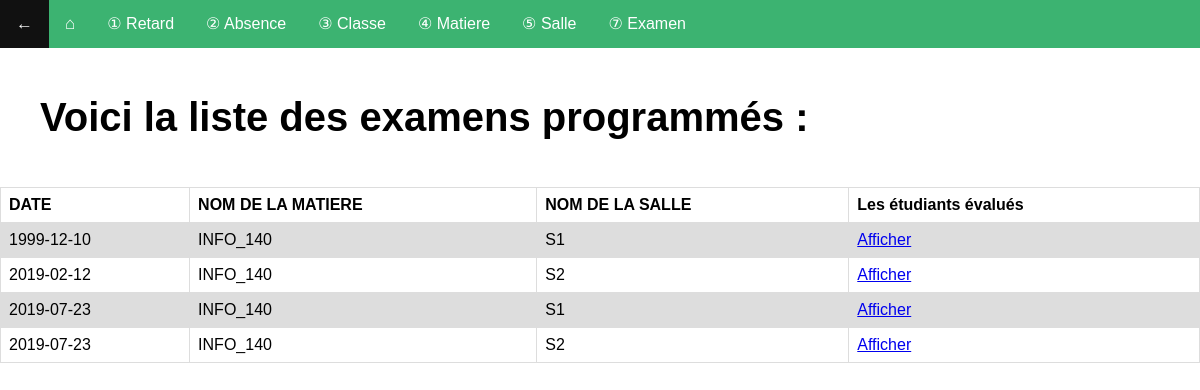
The page /examenlist.php (signed in) on the database its author committed.
### tables this page shows
CREATE TABLE IF NOT EXISTS `a_examen` (
  `ex_id` int(11) NOT NULL AUTO_INCREMENT,
  `el_id` int(11) DEFAULT NULL,
  `ex_date` date DEFAULT NULL,
  `ex_note` int(3) DEFAULT NULL,
  `sa_id` int(11) DEFAULT NULL,
  `mat_id` int(11) DEFAULT NULL,
  PRIMARY KEY (`ex_id`),
  KEY `el_id` (`el_id`),
  KEY `sa_id` (`sa_id`),
  KEY `mat_id` (`mat_id`)
);

CREATE TABLE IF NOT EXISTS `t_matiere` (
  `mat_id` int(11) NOT NULL AUTO_INCREMENT,
  `mat_nom` varchar(30) DEFAULT NULL,
  `mat_prof` varchar(60) DEFAULT NULL,
  PRIMARY KEY (`mat_id`)
);

CREATE TABLE IF NOT EXISTS `t_salle` (
  `sa_id` int(11) NOT NULL AUTO_INCREMENT,
  `sa_nom` varchar(10) DEFAULT NULL,
  PRIMARY KEY (`sa_id`)
);

### examenlist.php (the view, shortened to what this page needs)
<!DOCTYPE html>
<html>
<head>
    <link rel="stylesheet" type="text/css" href="style.css">
</head>
<body>
	<span>
        <ul style="background-color: MediumSeaGreen; list-style-type: none; overflow: hidden;">
            <li style="float: left; font-size: 17px"><a href='accueil.php'>←</a></li>
            <li style="float: left; font-size: 17px; "><a href='gestion.php'>⌂</a></li>
            <li style="float: left;"><a href='retardlist.php'> ① Retard</a></li>
            <li style="float: left;"><a href='absencelist.php'> ② Absence</a></li>
            <li style="float: left;"><a href='classelist.php'> ③ Classe</a></li>
            <li style="float: left;"><a href='matierelist.php'> ④ Matiere</a></li>
            <li style="float: left;"><a href='sallelist.php'> ⑤ Salle</a></li>
            <li style="float: left;"><a href='examenlist.php'> ⑦ Examen</a></li>
        </ul>
    </span>
<?php
echo "<h1><div><span>Voici la liste des examens programmés :</span></h1>";
?>
	<?php
		require_once("conn.php");
		$req = "select ex.ex_id as examen,ex.ex_date as date, mat.mat_nom as matiere, sa.sa_nom as salle from t_matiere mat inner join (a_examen ex inner join t_salle sa on ex.sa_id = sa.sa_id) on mat.mat_id = ex.mat_id group by date,matiere, salle;";
		$resultat = mysqli_query($conn,$req) or die(mysql_error());
 	?>
 	<table>
 		<tr>
 			<th>DATE</th>
 			<th>NOM DE LA MATIERE</th>
 			<th>NOM DE LA SALLE</th>
            <th>Les étudiants évalués</th>
 		</tr>
 		<?php  while ($salle = mysqli_fetch_assoc($resultat))  {  ?>
 		<tr>
 			<td><?php echo ($salle['date']); ?></td>
 			<td><?php echo ($salle['matiere']); ?></td>
            <td><?php echo ($salle['salle']); ?></td>
 			<td><span><a href="traitement13.php?code=<?php echo ($salle['examen']); ?>">Afficher</a></span></td>
 		</tr>
<?php } ?>
 	</table>
<?php
	echo "<br><br><br></br></br></br>";
 ?>
</body>
</html>

### style.css (style rules this page uses)
body { margin: 0; font-family: sans-serif; background: transparent; background-color: transparent; }
h1 { padding right: 40px; font-size: 40px; }
table { font-family: arial, sans-serif; border-collapse: collapse; width: 100%; text-align: left; }
td, th { border: 1px solid #dddddd; text-align: left; padding: 8px; }
tr:nth-child(even) { background-color: #dddddd; }
div { background-color: transparent; padding: 20px; padding-left: 40px; }
ul { list-style-type: none; margin: 0; padding: 0; overflow: hidden; background-color: #333; }
li { float: left; }
li a { display: block; color: white; text-align: center; padding: 14px 16px; text-decoration: none; }

### rows shown on the page
a_examen: ex_date "1999-12-10", mat.mat_nom "INFO_140", sa.sa_nom "S1"
a_examen: ex_date "2019-02-12", mat.mat_nom "INFO_140", sa.sa_nom "S2"
a_examen: ex_date "2019-07-23", mat.mat_nom "INFO_140", sa.sa_nom "S1"
a_examen: ex_date "2019-07-23", mat.mat_nom "INFO_140", sa.sa_nom "S2"
